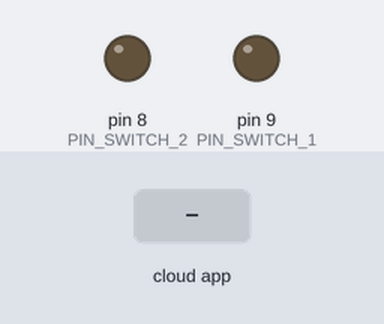
Simulated run of this sketch. Board: Arduino Uno, built with avr-gcc and run on an emulated ATmega328P. Parts: output pins drawn as LEDs (lit = HIGH). The test bench sets the inputs (shaded band). The RemoteXY app is connected.

Above: at 1.2 s.
1.3 s: the phone or cloud app sets switch_1 to 1
At 1.6 s:
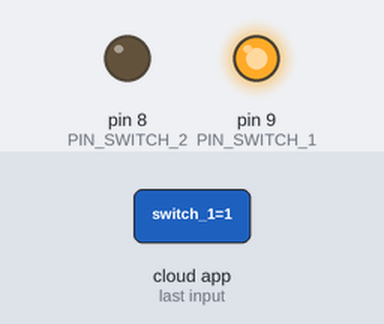
2.8 s: the phone or cloud app sets switch_2 to 1
At 3.9 s:
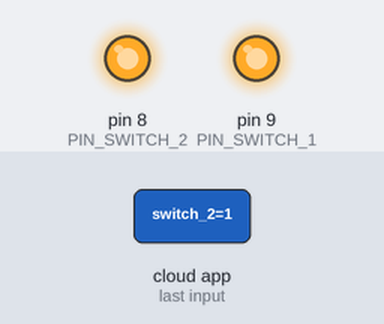
4.3 s: the phone or cloud app sets switch_1 to 0
At 5.0 s:
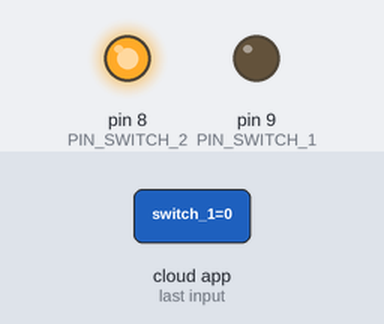
5.8 s: the phone or cloud app sets switch_2 to 0
At 6.2 s:
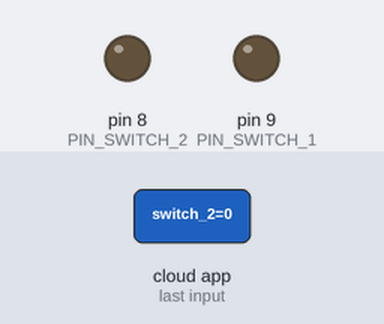
Timing chart, 0 to 8.3 s (numbered marks = the images above; inputs shaded):
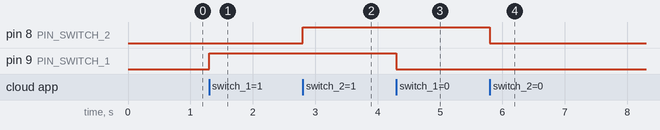

Measured:
- after the input at 1.3 s, pin 9 (PIN_SWITCH_1): LOW → HIGH at once
- after the input at 2.8 s, pin 8 (PIN_SWITCH_2): LOW → HIGH at once
- after the input at 4.3 s, pin 9 (PIN_SWITCH_1): HIGH → LOW at once
- after the input at 5.8 s, pin 8 (PIN_SWITCH_2): HIGH → LOW at once

The sketch:

remo.ino
```cpp
// (licence header left out)
//////////////////////////////////////////////
//        RemoteXY include library          //
//////////////////////////////////////////////

// RemoteXY select connection mode and include library
#define REMOTEXY_MODE__ESP8266_HARDSERIAL_POINT

#include <RemoteXY.h>

// RemoteXY connection settings
#define REMOTEXY_SERIAL Serial
#define REMOTEXY_SERIAL_SPEED 115200
#define REMOTEXY_WIFI_SSID "gizem iPhone'u"
#define REMOTEXY_WIFI_PASSWORD "cgzm4sbdqytcp"
#define REMOTEXY_SERVER_PORT 32778


// RemoteXY configurate
#pragma pack(push, 1)
uint8_t RemoteXY_CONF[] =
  { 255,2,0,0,0,37,0,8,53,1,
  2,1,6,19,22,11,2,26,31,31,
  79,78,0,79,70,70,0,2,1,35,
  18,22,11,2,26,31,31,79,78,0,
  79,70,70,0 };

// this structure defines all the variables of your control interface
struct {

    // input variable
  uint8_t switch_1; // =1 if switch ON and =0 if OFF
  uint8_t switch_2; // =1 if switch ON and =0 if OFF

    // other variable
  uint8_t connect_flag;  // =1 if wire connected, else =0

} RemoteXY;
#pragma pack(pop)

/////////////////////////////////////////////
//           END RemoteXY include          //
/////////////////////////////////////////////

#define PIN_SWITCH_1 9
#define PIN_SWITCH_2 8


void setup()
{
  RemoteXY_Init ();

  pinMode (PIN_SWITCH_1, OUTPUT);
  pinMode (PIN_SWITCH_2, OUTPUT);

  // TODO you setup code

}

void loop()
{
  RemoteXY_Handler ();

  digitalWrite(PIN_SWITCH_1, (RemoteXY.switch_1==0)?LOW:HIGH);
  digitalWrite(PIN_SWITCH_2, (RemoteXY.switch_2==0)?LOW:HIGH);

  // TODO you loop code
  // use the RemoteXY structure for data transfer


}
```
